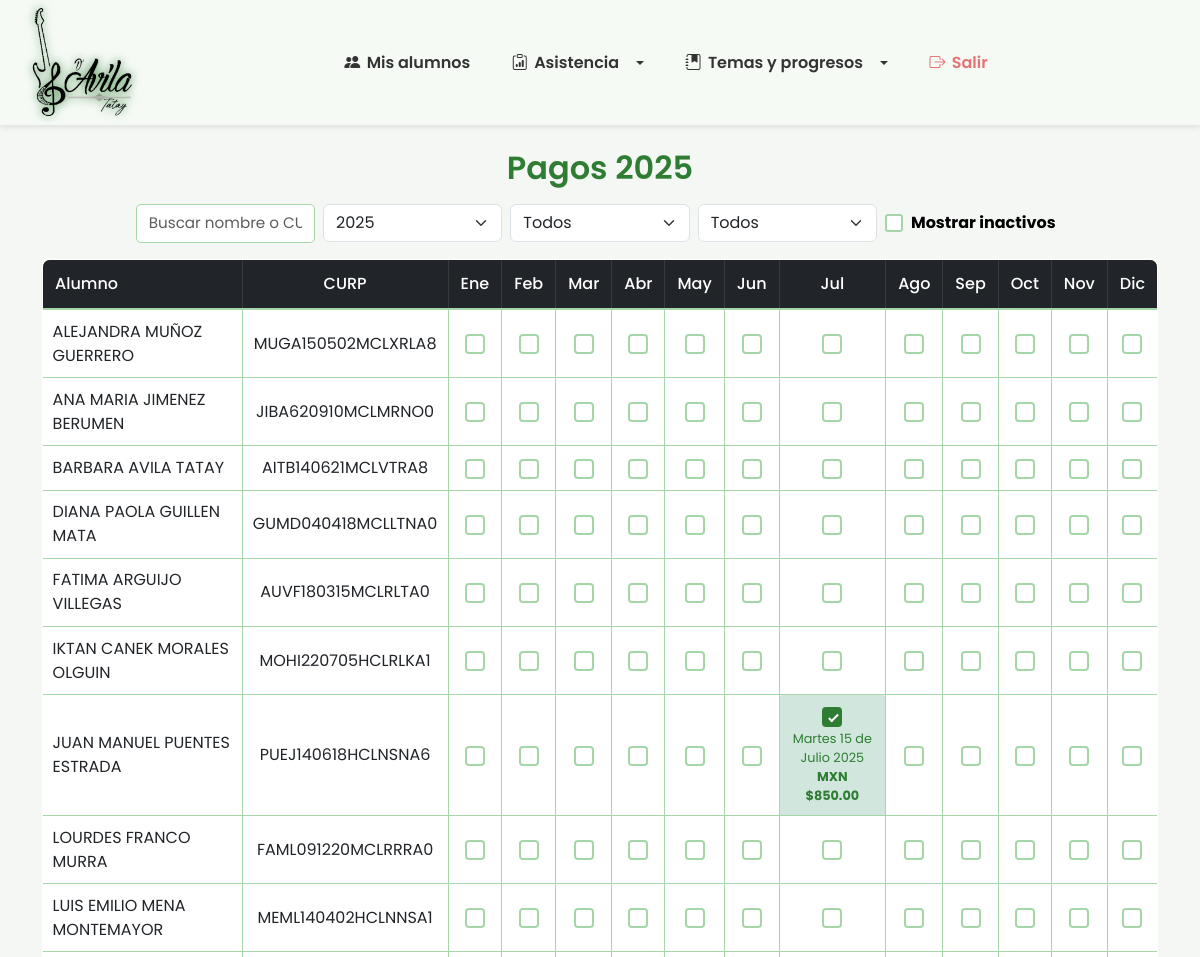
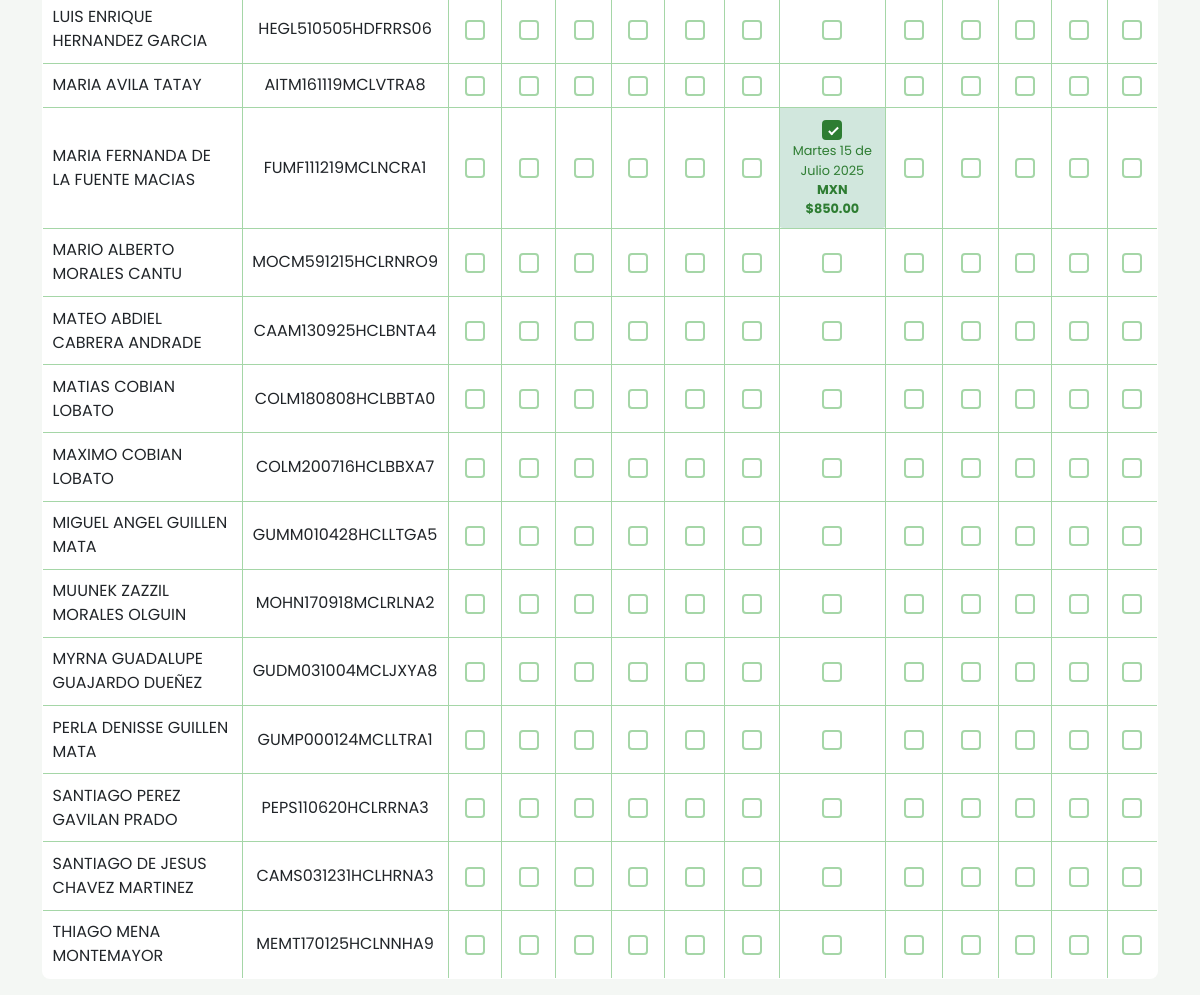
/pagos.php, run on the app's committed database (2 pictures, top to bottom).
### tables this page shows
CREATE TABLE `alumnos` (
  `curp` varchar(18) NOT NULL,
  `nombre` varchar(50) NOT NULL,
  `apellidos` varchar(100) NOT NULL,
  `nombre_tutor` varchar(100) DEFAULT NULL,
  `fecha_nacimiento` date NOT NULL,
  `telefono` varchar(15) DEFAULT NULL,
  `mensualidad` decimal(10,2) NOT NULL DEFAULT 0.00,
  `activo` tinyint(1) DEFAULT 1,
  `fecha_registro` timestamp NOT NULL DEFAULT current_timestamp(),
  PRIMARY KEY (`curp`)
);

CREATE TABLE `pagos_mensualidad` (
  `id` int(11) NOT NULL AUTO_INCREMENT,
  `alumno_curp` varchar(18) DEFAULT NULL,
  `año` int(11) DEFAULT NULL,
  `mes` int(11) DEFAULT NULL,
  `fecha_pago` timestamp NOT NULL DEFAULT current_timestamp(),
  `monto` decimal(10,2) NOT NULL DEFAULT 0.00,
  PRIMARY KEY (`id`),
  UNIQUE KEY `alumno_curp` (`alumno_curp`,`año`,`mes`),
  CONSTRAINT `pagos_mensualidad_ibfk_1` FOREIGN KEY (`alumno_curp`) REFERENCES `alumnos` (`curp`) ON DELETE CASCADE
);

### pagos.php (the view, shortened to what this page needs)
<?php
require_once __DIR__ . '/includes/bd.php';
$año = isset($_GET['año']) ? intval($_GET['año']) : date('Y');
$mesFiltro = isset($_GET['mes']) ? intval($_GET['mes']) : 0;
$estadoPago = isset($_GET['estado']) ? $_GET['estado'] : 'todos';
$mostrarInactivos = isset($_GET['mostrarInactivos']) ? ($_GET['mostrarInactivos'] == '1') : false;
$busqueda = isset($_GET['busqueda']) ? trim($_GET['busqueda']) : '';
$alumnos = [];
$where = "WHERE 1=1 ";
if (!$mostrarInactivos) {
    $where .= "AND activo=1 ";
}
$sql = "SELECT curp, nombre, apellidos, activo FROM alumnos $where ORDER BY activo DESC, nombre, apellidos";
$res = $conexion->query($sql);
while ($row = $res->fetch_assoc())
    $alumnos[] = $row;
$pagos = [];
$resPagos = $conexion->query("SELECT alumno_curp, mes, fecha_pago, monto FROM pagos_mensualidad WHERE año=$año");
while ($row = $resPagos->fetch_assoc()) {
    $pagos[$row['alumno_curp']][$row['mes']] = [
        'fecha' => $row['fecha_pago'],
        'monto' => $row['monto']
    ];
}
?>
<!DOCTYPE html>
<html lang="es">
<head>
    <link href="https://cdn.jsdelivr.net/npm/bootstrap@5.3.0/dist/css/bootstrap.min.css" rel="stylesheet">
</head>
<body>
    <?php include 'navbar.php'; ?>
    <div class="container mt-4">
        <h2 class="mb-3 text-center">Pagos <?= $año ?></h2>
        <form method="GET" class="row g-2 mb-3 justify-content-center align-items-center">
            <div class="col-md-2">
                <input type="text" name="busqueda" value="<?= htmlspecialchars($busqueda) ?>"
                    placeholder="Buscar nombre o CURP" class="form-control">
            </div>
            <div class="col-md-2">
                <select name="año" class="form-select" onchange="this.form.submit()">
                    <?php for ($y = date('Y') + 1; $y >= 2023; $y--): ?>
                        <option value="<?= $y ?>" <?= $y == $año ? 'selected' : '' ?>><?= $y ?></option>
                    <?php endfor; ?>
                </select>
            </div>
            <div class="col-md-2">
                <select name="mes" class="form-select" onchange="this.form.submit()">
                    <option value="0" <?= $mesFiltro == 0 ? 'selected' : '' ?>>Todos</option>
                </select>
            </div>
            <div class="col-md-2">
                <select name="estado" class="form-select" onchange="this.form.submit()">
                    <option value="todos" <?= $estadoPago == 'todos' ? 'selected' : '' ?>>Todos</option>
                </select>
            </div>
            <div class="col-md-2 d-flex align-items-center">
                <input type="checkbox" id="mostrarInactivos" name="mostrarInactivos" value="1" <?= $mostrarInactivos ? 'checked' : '' ?> onchange="this.form.submit()">
                <label for="mostrarInactivos" class="ms-2 mb-0" style="color: black; font-weight: bold;">
                    Mostrar inactivos
                </label>
            </div>
        </form>
        <div class="table-responsive">
            <table class="table table-bordered align-middle text-center">
                <thead class="table-dark">
                    <tr>
                        <th class="text-start">Alumno</th>
                        <th>CURP</th>
                        <?php foreach (['Ene', 'Feb', 'Mar', 'Abr', 'May', 'Jun', 'Jul', 'Ago', 'Sep', 'Oct', 'Nov', 'Dic'] as $m): ?>
                            <th><?= $m ?></th>
                        <?php endforeach; ?>
                    </tr>
                </thead>
                <tbody>
                    <?php foreach ($alumnos as $al):
                        $mostrar = true;
                        ?>
                        <?php if ($mostrar): ?>
                            <tr class="<?= !$al['activo'] ? 'table-danger' : '' ?>">
                                <td class="text-start"><?= htmlspecialchars($al['nombre'] . ' ' . $al['apellidos']) ?>
                                </td>
                                <td><?= htmlspecialchars($al['curp']) ?></td>
                                <?php for ($i = 1; $i <= 12; $i++):
                                    $pagado = isset($pagos[$al['curp']][$i]);
                                    $fecha = $pagado ? $pagos[$al['curp']][$i]['fecha'] : '';
                                    $monto = $pagado ? $pagos[$al['curp']][$i]['monto'] : '';
                                    ?>
                                    <td class="<?= $pagado ? 'pagado' : '' ?>">
                                        <input type="checkbox" class="pago-check" data-curp="<?= htmlspecialchars($al['curp']) ?>"
                                            data-mes="<?= $i ?>" data-año="<?= $año ?>" <?= $pagado ? 'checked' : '' ?>>
                                        <span class="pago-fecha"><?= $fecha ?></span>
                                        <?php if ($monto): ?>
                                            <span class="pago-monto"><strong>MXN $<?= number_format($monto, 2) ?></strong></span>
                                        <?php endif; ?>
                                    </td>
                                <?php endfor; ?>
                            </tr>
                        <?php endif; endforeach; ?>
                </tbody>
            </table>
        </div>
    </div>
</body>
</html>

### pagos.php (style rules this page uses)
body { font-family: 'Poppins', sans-serif; background: #f4f7f4; color: #333; }
.container h2 { font-weight: 600; margin-bottom: 1.5rem; color: #2e7d32; }
.table { border-collapse: collapse; width: 100%; background: #fff; border: 1px solid #a5d6a7; border-radius: 8px; overflow: hidden; }
.table thead { background: #2e7d32; color: #fff; }
.table thead th { padding: 0.75rem; text-align: center; font-weight: 500; border-bottom: 2px solid #a5d6a7; }
.table tbody td { padding: 0.6rem; border-bottom: 1px solid #a5d6a7; }
.table tbody tr:last-child td { border-bottom: none; }
.pagado { background: #d1e7dd !important; border-radius: 4px; }
.pago-check { appearance: none; width: 20px; height: 20px; border: 2px solid #a5d6a7; border-radius: 4px; cursor: pointer; transition: all 0.2s; vertical-align: middle; position: relative; background: #fff; }
.pago-check:checked { background: #2e7d32; border-color: #2e7d32; }
.pago-check:checked::after { content: ""; position: absolute; top: 3px; left: 7px; width: 5px; height: 10px; border: solid #fff; border-width: 0 2px 2px 0; transform: rotate(45deg); }
input[type="checkbox"]#mostrarInactivos { appearance: none; width: 18px; height: 18px; border: 2px solid #a5d6a7; border-radius: 3px; cursor: pointer; transition: all 0.2s; position: relative; background: #fff; }
form input[type="text"], form select { border: 1px solid #a5d6a7; border-radius: 5px; padding: 0.45rem 0.75rem; font-size: 0.95rem; transition: border-color 0.2s, box-shadow 0.2s; color: #2e7d32; }

### navbar.php (style rules this page uses)
body { font-family: 'Poppins', sans-serif; }

### data on the page
alumnos: nombre+apellidos "ALEJANDRA MUÑOZ GUERRERO", curp "MUGA150502MCLXRLA8"
alumnos: nombre+apellidos "ANA MARIA JIMENEZ BERUMEN", curp "JIBA620910MCLMRNO0"
alumnos: nombre+apellidos "BARBARA AVILA TATAY", curp "AITB140621MCLVTRA8"
alumnos: nombre+apellidos "DIANA PAOLA GUILLEN MATA", curp "GUMD040418MCLLTNA0"
alumnos: nombre+apellidos "FATIMA ARGUIJO VILLEGAS", curp "AUVF180315MCLRLTA0"
alumnos: nombre+apellidos "IKTAN CANEK MORALES OLGUIN", curp "MOHI220705HCLRLKA1"
alumnos: nombre+apellidos "JUAN MANUEL PUENTES ESTRADA", curp "PUEJ140618HCLNSNA6", curp "☑", curp.monto "850.00"
alumnos: nombre+apellidos "LOURDES FRANCO MURRA", curp "FAML091220MCLRRRA0"
alumnos: nombre+apellidos "LUIS EMILIO MENA MONTEMAYOR", curp "MEML140402HCLNNSA1"
alumnos: nombre+apellidos "LUIS ENRIQUE HERNANDEZ GARCIA", curp "HEGL510505HDFRRS06"
alumnos: nombre+apellidos "MARIA AVILA TATAY", curp "AITM161119MCLVTRA8"
alumnos: nombre+apellidos "MARIA FERNANDA DE LA FUENTE MACIAS", curp "FUMF111219MCLNCRA1", curp "☑", curp.monto "850.00"
alumnos: nombre+apellidos "MARIO ALBERTO MORALES CANTU", curp "MOCM591215HCLRNRO9"
alumnos: nombre+apellidos "MATEO ABDIEL CABRERA ANDRADE", curp "CAAM130925HCLBNTA4"
alumnos: nombre+apellidos "MATIAS COBIAN LOBATO", curp "COLM180808HCLBBTA0"
alumnos: nombre+apellidos "MAXIMO COBIAN LOBATO", curp "COLM200716HCLBBXA7"
alumnos: nombre+apellidos "MIGUEL ANGEL GUILLEN MATA", curp "GUMM010428HCLLTGA5"
alumnos: nombre+apellidos "MUUNEK ZAZZIL MORALES OLGUIN", curp "MOHN170918MCLRLNA2"
alumnos: nombre+apellidos "MYRNA GUADALUPE GUAJARDO DUEÑEZ", curp "GUDM031004MCLJXYA8"
alumnos: nombre+apellidos "PERLA DENISSE GUILLEN MATA", curp "GUMP000124MCLLTRA1"
alumnos: nombre+apellidos "SANTIAGO PEREZ GAVILAN PRADO", curp "PEPS110620HCLRRNA3"
alumnos: nombre+apellidos "SANTIAGO DE JESUS CHAVEZ MARTINEZ", curp "CAMS031231HCLHRNA3"
alumnos: nombre+apellidos "THIAGO MENA MONTEMAYOR", curp "MEMT170125HCLNNHA9"

### other printed values
$año "2025"
$m "Ene"
$m "Feb"
$m "Mar"
$m "Abr"
$m "May"
$m "Jun"
$m "Jul"
$m "Ago"
$m "Sep"
$m "Oct"
$m "Nov"
$m "Dic"
form field año "2025"
